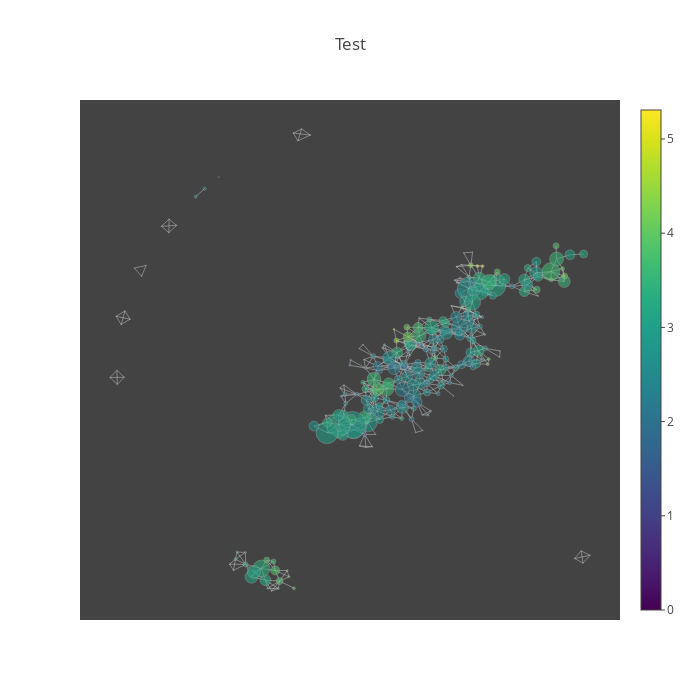

This figure's notebook cell:
### Code cell
iplot(dict(data=[edges_trace, nodes_trace], layout=layout))

### Figure 1 — Plotly figure (JSON) as saved in the notebook; plotly's stock layout.template omitted (floating-point values rounded to 4 significant figures; data arrays with more than 128 entries replaced by an {"elided": "..."} marker saying what was removed)
{"data": [{"hoverinfo": "none", "line": {"color": "rgb(200,200,200)", "width": 0.5}, "mode": "lines", "type": "scatter", "x": {"elided": "1995 float values"}, "y": {"elided": "1995 float values"}}, {"hoverinfo": "text", "marker": {"color": {"elided": "250 float values"}, "colorbar": {"thickness": 20, "ticklen": 4}, "colorscale": "Viridis", "line": {"color": "rgb(200,200,200)", "width": 0.5}, "reversescale": false, "showscale": true, "size": {"elided": "250 int values"}, "symbol": "dot"}, "mode": "markers", "opacity": 0.8, "text": {"elided": "250 str values"}, "type": "scatter", "x": {"elided": "250 float values"}, "y": {"elided": "250 float values"}}], "layout": {"autosize": false, "font": {"size": 12}, "height": 700, "hovermode": "closest", "plot_bgcolor": "rgba(20,20,20, 0.8)", "showlegend": false, "title": "Test", "width": 700, "xaxis": {"showgrid": false, "showline": false, "showticklabels": false, "title": "", "zeroline": false}, "yaxis": {"showgrid": false, "showline": false, "showticklabels": false, "title": "", "zeroline": false}}}
